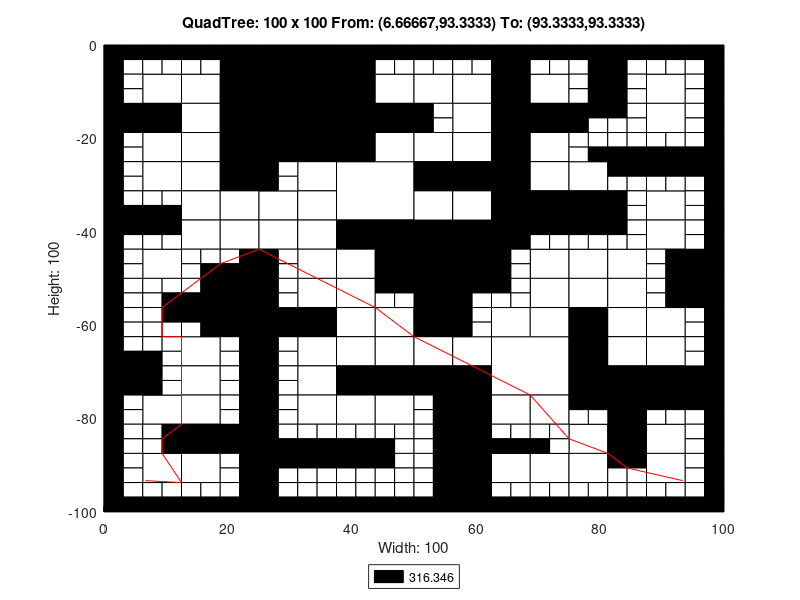

MATLAB code for this plot:
axis([0 100 -100 0]);
title('QuadTree: 100 x 100 From: (6.66667,93.3333) To: (93.3333,93.3333)');
xlabel('Width: 100');
ylabel('Height: 100');
rectangle('Position',[25 -12.5 12.5 12.5], 'FaceColor',[0 0 0]);
rectangle('Position',[25 -25 12.5 12.5], 'FaceColor',[0 0 0]);
rectangle('Position',[37.5 -37.5 12.5 12.5], 'FaceColor',[1 1 1]);
rectangle('Position',[50 -50 12.5 12.5], 'FaceColor',[0 0 0]);
rectangle('Position',[62.5 -75 12.5 12.5], 'FaceColor',[1 1 1]);
rectangle('Position',[6.25 -12.5 6.25 6.25], 'FaceColor',[1 1 1]);
rectangle('Position',[18.75 -6.25 6.25 6.25], 'FaceColor',[0 0 0]);
rectangle('Position',[12.5 -12.5 6.25 6.25], 'FaceColor',[1 1 1]);
rectangle('Position',[18.75 -12.5 6.25 6.25], 'FaceColor',[0 0 0]);
rectangle('Position',[0 -18.75 6.25 6.25], 'FaceColor',[0 0 0]);
rectangle('Position',[6.25 -18.75 6.25 6.25], 'FaceColor',[0 0 0]);
rectangle('Position',[6.25 -25 6.25 6.25], 'FaceColor',[1 1 1]);
rectangle('Position',[12.5 -18.75 6.25 6.25], 'FaceColor',[1 1 1]);
rectangle('Position',[18.75 -18.75 6.25 6.25], 'FaceColor',[0 0 0]);
rectangle('Position',[12.5 -25 6.25 6.25], 'FaceColor',[1 1 1]);
rectangle('Position',[18.75 -25 6.25 6.25], 'FaceColor',[0 0 0]);
rectangle('Position',[37.5 -6.25 6.25 6.25], 'FaceColor',[0 0 0]);
rectangle('Position',[37.5 -12.5 6.25 6.25], 'FaceColor',[0 0 0]);
rectangle('Position',[43.75 -12.5 6.25 6.25], 'FaceColor',[1 1 1]);
rectangle('Position',[37.5 -18.75 6.25 6.25], 'FaceColor',[0 0 0]);
rectangle('Position',[43.75 -18.75 6.25 6.25], 'FaceColor',[0 0 0]);
rectangle('Position',[37.5 -25 6.25 6.25], 'FaceColor',[0 0 0]);
rectangle('Position',[43.75 -25 6.25 6.25], 'FaceColor',[1 1 1]);
rectangle('Position',[6.25 -31.25 6.25 6.25], 'FaceColor',[1 1 1]);
rectangle('Position',[12.5 -31.25 6.25 6.25], 'FaceColor',[1 1 1]);
rectangle('Position',[18.75 -31.25 6.25 6.25], 'FaceColor',[0 0 0]);
rectangle('Position',[12.5 -37.5 6.25 6.25], 'FaceColor',[1 1 1]);
rectangle('Position',[18.75 -37.5 6.25 6.25], 'FaceColor',[1 1 1]);
rectangle('Position',[6.25 -50 6.25 6.25], 'FaceColor',[1 1 1]);
rectangle('Position',[12.5 -43.75 6.25 6.25], 'FaceColor',[1 1 1]);
rectangle('Position',[18.75 -43.75 6.25 6.25], 'FaceColor',[1 1 1]);
rectangle('Position',[31.25 -31.25 6.25 6.25], 'FaceColor',[1 1 1]);
rectangle('Position',[25 -37.5 6.25 6.25], 'FaceColor',[1 1 1]);
rectangle('Position',[31.25 -37.5 6.25 6.25], 'FaceColor',[1 1 1]);
rectangle('Position',[25 -43.75 6.25 6.25], 'FaceColor',[1 1 1]);
rectangle('Position',[31.25 -43.75 6.25 6.25], 'FaceColor',[1 1 1]);
rectangle('Position',[31.25 -50 6.25 6.25], 'FaceColor',[1 1 1]);
rectangle('Position',[37.5 -43.75 6.25 6.25], 'FaceColor',[0 0 0]);
rectangle('Position',[43.75 -43.75 6.25 6.25], 'FaceColor',[0 0 0]);
rectangle('Position',[37.5 -50 6.25 6.25], 'FaceColor',[1 1 1]);
rectangle('Position',[43.75 -50 6.25 6.25], 'FaceColor',[0 0 0]);
rectangle('Position',[50 -12.5 6.25 6.25], 'FaceColor',[1 1 1]);
rectangle('Position',[56.25 -12.5 6.25 6.25], 'FaceColor',[1 1 1]);
rectangle('Position',[62.5 -6.25 6.25 6.25], 'FaceColor',[0 0 0]);
rectangle('Position',[62.5 -12.5 6.25 6.25], 'FaceColor',[0 0 0]);
rectangle('Position',[68.75 -12.5 6.25 6.25], 'FaceColor',[1 1 1]);
rectangle('Position',[56.25 -18.75 6.25 6.25], 'FaceColor',[1 1 1]);
rectangle('Position',[50 -25 6.25 6.25], 'FaceColor',[1 1 1]);
rectangle('Position',[56.25 -25 6.25 6.25], 'FaceColor',[1 1 1]);
rectangle('Position',[62.5 -18.75 6.25 6.25], 'FaceColor',[0 0 0]);
rectangle('Position',[68.75 -18.75 6.25 6.25], 'FaceColor',[0 0 0]);
rectangle('Position',[62.5 -25 6.25 6.25], 'FaceColor',[0 0 0]);
rectangle('Position',[68.75 -25 6.25 6.25], 'FaceColor',[1 1 1]);
rectangle('Position',[87.5 -12.5 6.25 6.25], 'FaceColor',[1 1 1]);
rectangle('Position',[87.5 -18.75 6.25 6.25], 'FaceColor',[1 1 1]);
rectangle('Position',[50 -31.25 6.25 6.25], 'FaceColor',[0 0 0]);
rectangle('Position',[56.25 -31.25 6.25 6.25], 'FaceColor',[0 0 0]);
rectangle('Position',[50 -37.5 6.25 6.25], 'FaceColor',[1 1 1]);
rectangle('Position',[56.25 -37.5 6.25 6.25], 'FaceColor',[1 1 1]);
rectangle('Position',[62.5 -31.25 6.25 6.25], 'FaceColor',[0 0 0]);
rectangle('Position',[68.75 -31.25 6.25 6.25], 'FaceColor',[1 1 1]);
rectangle('Position',[62.5 -37.5 6.25 6.25], 'FaceColor',[0 0 0]);
rectangle('Position',[68.75 -37.5 6.25 6.25], 'FaceColor',[0 0 0]);
rectangle('Position',[62.5 -43.75 6.25 6.25], 'FaceColor',[0 0 0]);
rectangle('Position',[68.75 -50 6.25 6.25], 'FaceColor',[1 1 1]);
rectangle('Position',[75 -31.25 6.25 6.25], 'FaceColor',[1 1 1]);
rectangle('Position',[75 -37.5 6.25 6.25], 'FaceColor',[0 0 0]);
rectangle('Position',[87.5 -37.5 6.25 6.25], 'FaceColor',[1 1 1]);
rectangle('Position',[75 -50 6.25 6.25], 'FaceColor',[1 1 1]);
rectangle('Position',[81.25 -50 6.25 6.25], 'FaceColor',[1 1 1]);
rectangle('Position',[87.5 -43.75 6.25 6.25], 'FaceColor',[1 1 1]);
rectangle('Position',[93.75 -50 6.25 6.25], 'FaceColor',[0 0 0]);
rectangle('Position',[18.75 -56.25 6.25 6.25], 'FaceColor',[0 0 0]);
rectangle('Position',[18.75 -62.5 6.25 6.25], 'FaceColor',[0 0 0]);
rectangle('Position',[0 -75 6.25 6.25], 'FaceColor',[0 0 0]);
rectangle('Position',[12.5 -68.75 6.25 6.25], 'FaceColor',[1 1 1]);
rectangle('Position',[12.5 -75 6.25 6.25], 'FaceColor',[1 1 1]);
rectangle('Position',[31.25 -56.25 6.25 6.25], 'FaceColor',[1 1 1]);
rectangle('Position',[25 -62.5 6.25 6.25], 'FaceColor',[0 0 0]);
rectangle('Position',[31.25 -62.5 6.25 6.25], 'FaceColor',[0 0 0]);
rectangle('Position',[37.5 -56.25 6.25 6.25], 'FaceColor',[1 1 1]);
rectangle('Position',[37.5 -62.5 6.25 6.25], 'FaceColor',[1 1 1]);
rectangle('Position',[43.75 -62.5 6.25 6.25], 'FaceColor',[1 1 1]);
rectangle('Position',[31.25 -68.75 6.25 6.25], 'FaceColor',[1 1 1]);
rectangle('Position',[31.25 -75 6.25 6.25], 'FaceColor',[1 1 1]);
rectangle('Position',[37.5 -68.75 6.25 6.25], 'FaceColor',[1 1 1]);
rectangle('Position',[43.75 -68.75 6.25 6.25], 'FaceColor',[1 1 1]);
rectangle('Position',[37.5 -75 6.25 6.25], 'FaceColor',[0 0 0]);
rectangle('Position',[43.75 -75 6.25 6.25], 'FaceColor',[0 0 0]);
rectangle('Position',[6.25 -81.25 6.25 6.25], 'FaceColor',[1 1 1]);
rectangle('Position',[12.5 -81.25 6.25 6.25], 'FaceColor',[1 1 1]);
rectangle('Position',[12.5 -87.5 6.25 6.25], 'FaceColor',[0 0 0]);
rectangle('Position',[18.75 -87.5 6.25 6.25], 'FaceColor',[0 0 0]);
rectangle('Position',[6.25 -93.75 6.25 6.25], 'FaceColor',[1 1 1]);
rectangle('Position',[12.5 -93.75 6.25 6.25], 'FaceColor',[1 1 1]);
rectangle('Position',[31.25 -81.25 6.25 6.25], 'FaceColor',[1 1 1]);
rectangle('Position',[37.5 -81.25 6.25 6.25], 'FaceColor',[1 1 1]);
rectangle('Position',[43.75 -81.25 6.25 6.25], 'FaceColor',[1 1 1]);
rectangle('Position',[50 -56.25 6.25 6.25], 'FaceColor',[0 0 0]);
rectangle('Position',[50 -62.5 6.25 6.25], 'FaceColor',[0 0 0]);
rectangle('Position',[68.75 -56.25 6.25 6.25], 'FaceColor',[1 1 1]);
rectangle('Position',[62.5 -62.5 6.25 6.25], 'FaceColor',[1 1 1]);
rectangle('Position',[68.75 -62.5 6.25 6.25], 'FaceColor',[1 1 1]);
rectangle('Position',[50 -68.75 6.25 6.25], 'FaceColor',[1 1 1]);
rectangle('Position',[56.25 -68.75 6.25 6.25], 'FaceColor',[1 1 1]);
rectangle('Position',[50 -75 6.25 6.25], 'FaceColor',[0 0 0]);
rectangle('Position',[56.25 -75 6.25 6.25], 'FaceColor',[0 0 0]);
rectangle('Position',[75 -56.25 6.25 6.25], 'FaceColor',[1 1 1]);
rectangle('Position',[81.25 -56.25 6.25 6.25], 'FaceColor',[1 1 1]);
rectangle('Position',[75 -62.5 6.25 6.25], 'FaceColor',[0 0 0]);
rectangle('Position',[81.25 -62.5 6.25 6.25], 'FaceColor',[1 1 1]);
rectangle('Position',[93.75 -56.25 6.25 6.25], 'FaceColor',[0 0 0]);
rectangle('Position',[87.5 -62.5 6.25 6.25], 'FaceColor',[1 1 1]);
rectangle('Position',[75 -68.75 6.25 6.25], 'FaceColor',[0 0 0]);
rectangle('Position',[81.25 -68.75 6.25 6.25], 'FaceColor',[1 1 1]);
rectangle('Position',[75 -75 6.25 6.25], 'FaceColor',[0 0 0]);
rectangle('Position',[81.25 -75 6.25 6.25], 'FaceColor',[0 0 0]);
rectangle('Position',[87.5 -68.75 6.25 6.25], 'FaceColor',[1 1 1]);
rectangle('Position',[87.5 -75 6.25 6.25], 'FaceColor',[0 0 0]);
rectangle('Position',[93.75 -75 6.25 6.25], 'FaceColor',[0 0 0]);
rectangle('Position',[56.25 -81.25 6.25 6.25], 'FaceColor',[0 0 0]);
rectangle('Position',[56.25 -87.5 6.25 6.25], 'FaceColor',[0 0 0]);
rectangle('Position',[62.5 -81.25 6.25 6.25], 'FaceColor',[1 1 1]);
rectangle('Position',[68.75 -81.25 6.25 6.25], 'FaceColor',[1 1 1]);
rectangle('Position',[56.25 -93.75 6.25 6.25], 'FaceColor',[0 0 0]);
rectangle('Position',[56.25 -100 6.25 6.25], 'FaceColor',[0 0 0]);
rectangle('Position',[62.5 -93.75 6.25 6.25], 'FaceColor',[1 1 1]);
rectangle('Position',[68.75 -93.75 6.25 6.25], 'FaceColor',[1 1 1]);
rectangle('Position',[81.25 -81.25 6.25 6.25], 'FaceColor',[0 0 0]);
rectangle('Position',[75 -87.5 6.25 6.25], 'FaceColor',[1 1 1]);
rectangle('Position',[81.25 -87.5 6.25 6.25], 'FaceColor',[0 0 0]);
rectangle('Position',[87.5 -87.5 6.25 6.25], 'FaceColor',[1 1 1]);
rectangle('Position',[75 -93.75 6.25 6.25], 'FaceColor',[1 1 1]);
rectangle('Position',[87.5 -93.75 6.25 6.25], 'FaceColor',[1 1 1]);
rectangle('Position',[0 -3.125 3.125 3.125], 'FaceColor',[0 0 0]);
rectangle('Position',[3.125 -3.125 3.125 3.125], 'FaceColor',[0 0 0]);
rectangle('Position',[0 -6.25 3.125 3.125], 'FaceColor',[0 0 0]);
rectangle('Position',[3.125 -6.25 3.125 3.125], 'FaceColor',[1 1 1]);
rectangle('Position',[6.25 -3.125 3.125 3.125], 'FaceColor',[0 0 0]);
rectangle('Position',[9.375 -3.125 3.125 3.125], 'FaceColor',[0 0 0]);
rectangle('Position',[6.25 -6.25 3.125 3.125], 'FaceColor',[1 1 1]);
rectangle('Position',[9.375 -6.25 3.125 3.125], 'FaceColor',[1 1 1]);
rectangle('Position',[0 -9.375 3.125 3.125], 'FaceColor',[0 0 0]);
rectangle('Position',[3.125 -9.375 3.125 3.125], 'FaceColor',[1 1 1]);
rectangle('Position',[0 -12.5 3.125 3.125], 'FaceColor',[0 0 0]);
rectangle('Position',[3.125 -12.5 3.125 3.125], 'FaceColor',[1 1 1]);
rectangle('Position',[12.5 -3.125 3.125 3.125], 'FaceColor',[0 0 0]);
rectangle('Position',[15.625 -3.125 3.125 3.125], 'FaceColor',[0 0 0]);
rectangle('Position',[12.5 -6.25 3.125 3.125], 'FaceColor',[1 1 1]);
rectangle('Position',[15.625 -6.25 3.125 3.125], 'FaceColor',[1 1 1]);
rectangle('Position',[0 -21.875 3.125 3.125], 'FaceColor',[0 0 0]);
rectangle('Position',[3.125 -21.875 3.125 3.125], 'FaceColor',[1 1 1]);
rectangle('Position',[0 -25 3.125 3.125], 'FaceColor',[0 0 0]);
rectangle('Position',[3.125 -25 3.125 3.125], 'FaceColor',[1 1 1]);
rectangle('Position',[43.75 -3.125 3.125 3.125], 'FaceColor',[0 0 0]);
rectangle('Position',[46.875 -3.125 3.125 3.125], 'FaceColor',[0 0 0]);
rectangle('Position',[43.75 -6.25 3.125 3.125], 'FaceColor',[1 1 1]);
rectangle('Position',[46.875 -6.25 3.125 3.125], 'FaceColor',[1 1 1]);
rectangle('Position',[0 -28.125 3.125 3.125], 'FaceColor',[0 0 0]);
rectangle('Position',[3.125 -28.125 3.125 3.125], 'FaceColor',[1 1 1]);
rectangle('Position',[0 -31.25 3.125 3.125], 'FaceColor',[0 0 0]);
rectangle('Position',[3.125 -31.25 3.125 3.125], 'FaceColor',[1 1 1]);
rectangle('Position',[0 -34.375 3.125 3.125], 'FaceColor',[0 0 0]);
rectangle('Position',[3.125 -34.375 3.125 3.125], 'FaceColor',[1 1 1]);
rectangle('Position',[0 -37.5 3.125 3.125], 'FaceColor',[0 0 0]);
rectangle('Position',[3.125 -37.5 3.125 3.125], 'FaceColor',[0 0 0]);
rectangle('Position',[6.25 -34.375 3.125 3.125], 'FaceColor',[1 1 1]);
rectangle('Position',[9.375 -34.375 3.125 3.125], 'FaceColor',[1 1 1]);
rectangle('Position',[6.25 -37.5 3.125 3.125], 'FaceColor',[0 0 0]);
rectangle('Position',[9.375 -37.5 3.125 3.125], 'FaceColor',[0 0 0]);
rectangle('Position',[0 -40.625 3.125 3.125], 'FaceColor',[0 0 0]);
rectangle('Position',[3.125 -40.625 3.125 3.125], 'FaceColor',[0 0 0]);
rectangle('Position',[0 -43.75 3.125 3.125], 'FaceColor',[0 0 0]);
rectangle('Position',[3.125 -43.75 3.125 3.125], 'FaceColor',[1 1 1]);
rectangle('Position',[6.25 -40.625 3.125 3.125], 'FaceColor',[0 0 0]);
rectangle('Position',[9.375 -40.625 3.125 3.125], 'FaceColor',[0 0 0]);
rectangle('Position',[6.25 -43.75 3.125 3.125], 'FaceColor',[1 1 1]);
rectangle('Position',[9.375 -43.75 3.125 3.125], 'FaceColor',[1 1 1]);
rectangle('Position',[0 -46.875 3.125 3.125], 'FaceColor',[0 0 0]);
rectangle('Position',[3.125 -46.875 3.125 3.125], 'FaceColor',[1 1 1]);
rectangle('Position',[0 -50 3.125 3.125], 'FaceColor',[0 0 0]);
rectangle('Position',[3.125 -50 3.125 3.125], 'FaceColor',[1 1 1]);
rectangle('Position',[12.5 -46.875 3.125 3.125], 'FaceColor',[1 1 1]);
rectangle('Position',[15.625 -46.875 3.125 3.125], 'FaceColor',[1 1 1]);
rectangle('Position',[12.5 -50 3.125 3.125], 'FaceColor',[1 1 1]);
rectangle('Position',[15.625 -50 3.125 3.125], 'FaceColor',[0 0 0]);
rectangle('Position',[18.75 -46.875 3.125 3.125], 'FaceColor',[1 1 1]);
rectangle('Position',[21.875 -46.875 3.125 3.125], 'FaceColor',[0 0 0]);
rectangle('Position',[18.75 -50 3.125 3.125], 'FaceColor',[0 0 0]);
rectangle('Position',[21.875 -50 3.125 3.125], 'FaceColor',[0 0 0]);
rectangle('Position',[25 -28.125 3.125 3.125], 'FaceColor',[0 0 0]);
rectangle('Position',[28.125 -28.125 3.125 3.125], 'FaceColor',[1 1 1]);
rectangle('Position',[25 -31.25 3.125 3.125], 'FaceColor',[0 0 0]);
rectangle('Position',[28.125 -31.25 3.125 3.125], 'FaceColor',[1 1 1]);
rectangle('Position',[25 -46.875 3.125 3.125], 'FaceColor',[0 0 0]);
rectangle('Position',[28.125 -46.875 3.125 3.125], 'FaceColor',[1 1 1]);
rectangle('Position',[25 -50 3.125 3.125], 'FaceColor',[0 0 0]);
rectangle('Position',[28.125 -50 3.125 3.125], 'FaceColor',[1 1 1]);
rectangle('Position',[50 -3.125 3.125 3.125], 'FaceColor',[0 0 0]);
rectangle('Position',[53.125 -3.125 3.125 3.125], 'FaceColor',[0 0 0]);
rectangle('Position',[50 -6.25 3.125 3.125], 'FaceColor',[1 1 1]);
rectangle('Position',[53.125 -6.25 3.125 3.125], 'FaceColor',[1 1 1]);
rectangle('Position',[56.25 -3.125 3.125 3.125], 'FaceColor',[0 0 0]);
rectangle('Position',[59.375 -3.125 3.125 3.125], 'FaceColor',[0 0 0]);
rectangle('Position',[56.25 -6.25 3.125 3.125], 'FaceColor',[1 1 1]);
rectangle('Position',[59.375 -6.25 3.125 3.125], 'FaceColor',[1 1 1]);
rectangle('Position',[68.75 -3.125 3.125 3.125], 'FaceColor',[0 0 0]);
rectangle('Position',[71.875 -3.125 3.125 3.125], 'FaceColor',[0 0 0]);
rectangle('Position',[68.75 -6.25 3.125 3.125], 'FaceColor',[1 1 1]);
rectangle('Position',[71.875 -6.25 3.125 3.125], 'FaceColor',[1 1 1]);
rectangle('Position',[50 -15.625 3.125 3.125], 'FaceColor',[0 0 0]);
rectangle('Position',[53.125 -15.625 3.125 3.125], 'FaceColor',[1 1 1]);
rectangle('Position',[50 -18.75 3.125 3.125], 'FaceColor',[0 0 0]);
rectangle('Position',[53.125 -18.75 3.125 3.125], 'FaceColor',[1 1 1]);
rectangle('Position',[75 -3.125 3.125 3.125], 'FaceColor',[0 0 0]);
rectangle('Position',[78.125 -3.125 3.125 3.125], 'FaceColor',[0 0 0]);
rectangle('Position',[75 -6.25 3.125 3.125], 'FaceColor',[1 1 1]);
rectangle('Position',[78.125 -6.25 3.125 3.125], 'FaceColor',[0 0 0]);
rectangle('Position',[81.25 -3.125 3.125 3.125], 'FaceColor',[0 0 0]);
rectangle('Position',[84.375 -3.125 3.125 3.125], 'FaceColor',[0 0 0]);
rectangle('Position',[81.25 -6.25 3.125 3.125], 'FaceColor',[0 0 0]);
rectangle('Position',[84.375 -6.25 3.125 3.125], 'FaceColor',[1 1 1]);
rectangle('Position',[75 -9.375 3.125 3.125], 'FaceColor',[1 1 1]);
rectangle('Position',[78.125 -9.375 3.125 3.125], 'FaceColor',[0 0 0]);
rectangle('Position',[75 -12.5 3.125 3.125], 'FaceColor',[1 1 1]);
rectangle('Position',[78.125 -12.5 3.125 3.125], 'FaceColor',[0 0 0]);
rectangle('Position',[81.25 -9.375 3.125 3.125], 'FaceColor',[0 0 0]);
rectangle('Position',[84.375 -9.375 3.125 3.125], 'FaceColor',[1 1 1]);
rectangle('Position',[81.25 -12.5 3.125 3.125], 'FaceColor',[0 0 0]);
rectangle('Position',[84.375 -12.5 3.125 3.125], 'FaceColor',[1 1 1]);
rectangle('Position',[87.5 -3.125 3.125 3.125], 'FaceColor',[0 0 0]);
rectangle('Position',[90.625 -3.125 3.125 3.125], 'FaceColor',[0 0 0]);
rectangle('Position',[87.5 -6.25 3.125 3.125], 'FaceColor',[1 1 1]);
rectangle('Position',[90.625 -6.25 3.125 3.125], 'FaceColor',[1 1 1]);
rectangle('Position',[93.75 -3.125 3.125 3.125], 'FaceColor',[0 0 0]);
rectangle('Position',[96.875 -3.125 3.125 3.125], 'FaceColor',[0 0 0]);
rectangle('Position',[93.75 -6.25 3.125 3.125], 'FaceColor',[1 1 1]);
rectangle('Position',[96.875 -6.25 3.125 3.125], 'FaceColor',[0 0 0]);
rectangle('Position',[93.75 -9.375 3.125 3.125], 'FaceColor',[1 1 1]);
rectangle('Position',[96.875 -9.375 3.125 3.125], 'FaceColor',[0 0 0]);
rectangle('Position',[93.75 -12.5 3.125 3.125], 'FaceColor',[1 1 1]);
rectangle('Position',[96.875 -12.5 3.125 3.125], 'FaceColor',[0 0 0]);
rectangle('Position',[75 -15.625 3.125 3.125], 'FaceColor',[0 0 0]);
rectangle('Position',[78.125 -15.625 3.125 3.125], 'FaceColor',[0 0 0]);
rectangle('Position',[75 -18.75 3.125 3.125], 'FaceColor',[0 0 0]);
rectangle('Position',[78.125 -18.75 3.125 3.125], 'FaceColor',[1 1 1]);
rectangle('Position',[81.25 -15.625 3.125 3.125], 'FaceColor',[0 0 0]);
rectangle('Position',[84.375 -15.625 3.125 3.125], 'FaceColor',[1 1 1]);
rectangle('Position',[81.25 -18.75 3.125 3.125], 'FaceColor',[1 1 1]);
rectangle('Position',[84.375 -18.75 3.125 3.125], 'FaceColor',[1 1 1]);
rectangle('Position',[75 -21.875 3.125 3.125], 'FaceColor',[1 1 1]);
rectangle('Position',[78.125 -21.875 3.125 3.125], 'FaceColor',[1 1 1]);
rectangle('Position',[75 -25 3.125 3.125], 'FaceColor',[1 1 1]);
rectangle('Position',[78.125 -25 3.125 3.125], 'FaceColor',[0 0 0]);
rectangle('Position',[81.25 -21.875 3.125 3.125], 'FaceColor',[1 1 1]);
rectangle('Position',[84.375 -21.875 3.125 3.125], 'FaceColor',[1 1 1]);
rectangle('Position',[81.25 -25 3.125 3.125], 'FaceColor',[0 0 0]);
rectangle('Position',[84.375 -25 3.125 3.125], 'FaceColor',[0 0 0]);
rectangle('Position',[93.75 -15.625 3.125 3.125], 'FaceColor',[1 1 1]);
rectangle('Position',[96.875 -15.625 3.125 3.125], 'FaceColor',[0 0 0]);
rectangle('Position',[93.75 -18.75 3.125 3.125], 'FaceColor',[1 1 1]);
rectangle('Position',[96.875 -18.75 3.125 3.125], 'FaceColor',[0 0 0]);
rectangle('Position',[87.5 -21.875 3.125 3.125], 'FaceColor',[1 1 1]);
rectangle('Position',[90.625 -21.875 3.125 3.125], 'FaceColor',[1 1 1]);
rectangle('Position',[87.5 -25 3.125 3.125], 'FaceColor',[0 0 0]);
rectangle('Position',[90.625 -25 3.125 3.125], 'FaceColor',[0 0 0]);
rectangle('Position',[93.75 -21.875 3.125 3.125], 'FaceColor',[1 1 1]);
rectangle('Position',[96.875 -21.875 3.125 3.125], 'FaceColor',[0 0 0]);
rectangle('Position',[93.75 -25 3.125 3.125], 'FaceColor',[0 0 0]);
rectangle('Position',[96.875 -25 3.125 3.125], 'FaceColor',[0 0 0]);
rectangle('Position',[68.75 -40.625 3.125 3.125], 'FaceColor',[0 0 0]);
rectangle('Position',[71.875 -40.625 3.125 3.125], 'FaceColor',[0 0 0]);
rectangle('Position',[68.75 -43.75 3.125 3.125], 'FaceColor',[1 1 1]);
rectangle('Position',[71.875 -43.75 3.125 3.125], 'FaceColor',[1 1 1]);
rectangle('Position',[62.5 -46.875 3.125 3.125], 'FaceColor',[0 0 0]);
rectangle('Position',[65.625 -46.875 3.125 3.125], 'FaceColor',[1 1 1]);
rectangle('Position',[62.5 -50 3.125 3.125], 'FaceColor',[0 0 0]);
rectangle('Position',[65.625 -50 3.125 3.125], 'FaceColor',[1 1 1]);
rectangle('Position',[81.25 -28.125 3.125 3.125], 'FaceColor',[0 0 0]);
rectangle('Position',[84.375 -28.125 3.125 3.125], 'FaceColor',[0 0 0]);
rectangle('Position',[81.25 -31.25 3.125 3.125], 'FaceColor',[1 1 1]);
rectangle('Position',[84.375 -31.25 3.125 3.125], 'FaceColor',[1 1 1]);
rectangle('Position',[81.25 -34.375 3.125 3.125], 'FaceColor',[0 0 0]);
rectangle('Position',[84.375 -34.375 3.125 3.125], 'FaceColor',[1 1 1]);
rectangle('Position',[81.25 -37.5 3.125 3.125], 'FaceColor',[0 0 0]);
rectangle('Position',[84.375 -37.5 3.125 3.125], 'FaceColor',[1 1 1]);
rectangle('Position',[87.5 -28.125 3.125 3.125], 'FaceColor',[0 0 0]);
rectangle('Position',[90.625 -28.125 3.125 3.125], 'FaceColor',[0 0 0]);
rectangle('Position',[87.5 -31.25 3.125 3.125], 'FaceColor',[1 1 1]);
rectangle('Position',[90.625 -31.25 3.125 3.125], 'FaceColor',[1 1 1]);
rectangle('Position',[93.75 -28.125 3.125 3.125], 'FaceColor',[0 0 0]);
rectangle('Position',[96.875 -28.125 3.125 3.125], 'FaceColor',[0 0 0]);
rectangle('Position',[93.75 -31.25 3.125 3.125], 'FaceColor',[1 1 1]);
rectangle('Position',[96.875 -31.25 3.125 3.125], 'FaceColor',[0 0 0]);
rectangle('Position',[93.75 -34.375 3.125 3.125], 'FaceColor',[1 1 1]);
rectangle('Position',[96.875 -34.375 3.125 3.125], 'FaceColor',[0 0 0]);
rectangle('Position',[93.75 -37.5 3.125 3.125], 'FaceColor',[1 1 1]);
rectangle('Position',[96.875 -37.5 3.125 3.125], 'FaceColor',[0 0 0]);
rectangle('Position',[75 -40.625 3.125 3.125], 'FaceColor',[0 0 0]);
rectangle('Position',[78.125 -40.625 3.125 3.125], 'FaceColor',[0 0 0]);
rectangle('Position',[75 -43.75 3.125 3.125], 'FaceColor',[1 1 1]);
rectangle('Position',[78.125 -43.75 3.125 3.125], 'FaceColor',[1 1 1]);
rectangle('Position',[81.25 -40.625 3.125 3.125], 'FaceColor',[0 0 0]);
rectangle('Position',[84.375 -40.625 3.125 3.125], 'FaceColor',[1 1 1]);
rectangle('Position',[81.25 -43.75 3.125 3.125], 'FaceColor',[1 1 1]);
rectangle('Position',[84.375 -43.75 3.125 3.125], 'FaceColor',[1 1 1]);
rectangle('Position',[93.75 -40.625 3.125 3.125], 'FaceColor',[1 1 1]);
rectangle('Position',[96.875 -40.625 3.125 3.125], 'FaceColor',[0 0 0]);
rectangle('Position',[93.75 -43.75 3.125 3.125], 'FaceColor',[1 1 1]);
rectangle('Position',[96.875 -43.75 3.125 3.125], 'FaceColor',[0 0 0]);
rectangle('Position',[87.5 -46.875 3.125 3.125], 'FaceColor',[1 1 1]);
rectangle('Position',[90.625 -46.875 3.125 3.125], 'FaceColor',[0 0 0]);
rectangle('Position',[87.5 -50 3.125 3.125], 'FaceColor',[1 1 1]);
rectangle('Position',[90.625 -50 3.125 3.125], 'FaceColor',[0 0 0]);
rectangle('Position',[0 -53.125 3.125 3.125], 'FaceColor',[0 0 0]);
rectangle('Position',[3.125 -53.125 3.125 3.125], 'FaceColor',[1 1 1]);
rectangle('Position',[0 -56.25 3.125 3.125], 'FaceColor',[0 0 0]);
rectangle('Position',[3.125 -56.25 3.125 3.125], 'FaceColor',[1 1 1]);
rectangle('Position',[6.25 -53.125 3.125 3.125], 'FaceColor',[1 1 1]);
rectangle('Position',[9.375 -53.125 3.125 3.125], 'FaceColor',[1 1 1]);
rectangle('Position',[6.25 -56.25 3.125 3.125], 'FaceColor',[1 1 1]);
rectangle('Position',[9.375 -56.25 3.125 3.125], 'FaceColor',[0 0 0]);
rectangle('Position',[0 -59.375 3.125 3.125], 'FaceColor',[0 0 0]);
rectangle('Position',[3.125 -59.375 3.125 3.125], 'FaceColor',[1 1 1]);
rectangle('Position',[0 -62.5 3.125 3.125], 'FaceColor',[0 0 0]);
rectangle('Position',[3.125 -62.5 3.125 3.125], 'FaceColor',[1 1 1]);
rectangle('Position',[6.25 -59.375 3.125 3.125], 'FaceColor',[1 1 1]);
rectangle('Position',[9.375 -59.375 3.125 3.125], 'FaceColor',[0 0 0]);
rectangle('Position',[6.25 -62.5 3.125 3.125], 'FaceColor',[1 1 1]);
rectangle('Position',[9.375 -62.5 3.125 3.125], 'FaceColor',[1 1 1]);
rectangle('Position',[12.5 -53.125 3.125 3.125], 'FaceColor',[1 1 1]);
rectangle('Position',[15.625 -53.125 3.125 3.125], 'FaceColor',[0 0 0]);
rectangle('Position',[12.5 -56.25 3.125 3.125], 'FaceColor',[0 0 0]);
rectangle('Position',[15.625 -56.25 3.125 3.125], 'FaceColor',[0 0 0]);
rectangle('Position',[12.5 -59.375 3.125 3.125], 'FaceColor',[0 0 0]);
rectangle('Position',[15.625 -59.375 3.125 3.125], 'FaceColor',[0 0 0]);
rectangle('Position',[12.5 -62.5 3.125 3.125], 'FaceColor',[1 1 1]);
rectangle('Position',[15.625 -62.5 3.125 3.125], 'FaceColor',[0 0 0]);
rectangle('Position',[0 -65.625 3.125 3.125], 'FaceColor',[0 0 0]);
rectangle('Position',[3.125 -65.625 3.125 3.125], 'FaceColor',[1 1 1]);
rectangle('Position',[0 -68.75 3.125 3.125], 'FaceColor',[0 0 0]);
rectangle('Position',[3.125 -68.75 3.125 3.125], 'FaceColor',[0 0 0]);
rectangle('Position',[6.25 -65.625 3.125 3.125], 'FaceColor',[1 1 1]);
rectangle('Position',[9.375 -65.625 3.125 3.125], 'FaceColor',[1 1 1]);
rectangle('Position',[6.25 -68.75 3.125 3.125], 'FaceColor',[0 0 0]);
rectangle('Position',[9.375 -68.75 3.125 3.125], 'FaceColor',[1 1 1]);
rectangle('Position',[6.25 -71.875 3.125 3.125], 'FaceColor',[0 0 0]);
rectangle('Position',[9.375 -71.875 3.125 3.125], 'FaceColor',[1 1 1]);
rectangle('Position',[6.25 -75 3.125 3.125], 'FaceColor',[0 0 0]);
rectangle('Position',[9.375 -75 3.125 3.125], 'FaceColor',[1 1 1]);
rectangle('Position',[18.75 -65.625 3.125 3.125], 'FaceColor',[1 1 1]);
rectangle('Position',[21.875 -65.625 3.125 3.125], 'FaceColor',[0 0 0]);
rectangle('Position',[18.75 -68.75 3.125 3.125], 'FaceColor',[1 1 1]);
rectangle('Position',[21.875 -68.75 3.125 3.125], 'FaceColor',[0 0 0]);
rectangle('Position',[18.75 -71.875 3.125 3.125], 'FaceColor',[1 1 1]);
rectangle('Position',[21.875 -71.875 3.125 3.125], 'FaceColor',[0 0 0]);
rectangle('Position',[18.75 -75 3.125 3.125], 'FaceColor',[1 1 1]);
rectangle('Position',[21.875 -75 3.125 3.125], 'FaceColor',[0 0 0]);
rectangle('Position',[25 -53.125 3.125 3.125], 'FaceColor',[0 0 0]);
rectangle('Position',[28.125 -53.125 3.125 3.125], 'FaceColor',[1 1 1]);
rectangle('Position',[25 -56.25 3.125 3.125], 'FaceColor',[0 0 0]);
rectangle('Position',[28.125 -56.25 3.125 3.125], 'FaceColor',[1 1 1]);
rectangle('Position',[43.75 -53.125 3.125 3.125], 'FaceColor',[0 0 0]);
rectangle('Position',[46.875 -53.125 3.125 3.125], 'FaceColor',[0 0 0]);
rectangle('Position',[43.75 -56.25 3.125 3.125], 'FaceColor',[1 1 1]);
rectangle('Position',[46.875 -56.25 3.125 3.125], 'FaceColor',[1 1 1]);
rectangle('Position',[25 -65.625 3.125 3.125], 'FaceColor',[0 0 0]);
rectangle('Position',[28.125 -65.625 3.125 3.125], 'FaceColor',[1 1 1]);
rectangle('Position',[25 -68.75 3.125 3.125], 'FaceColor',[0 0 0]);
rectangle('Position',[28.125 -68.75 3.125 3.125], 'FaceColor',[1 1 1]);
rectangle('Position',[25 -71.875 3.125 3.125], 'FaceColor',[0 0 0]);
rectangle('Position',[28.125 -71.875 3.125 3.125], 'FaceColor',[1 1 1]);
rectangle('Position',[25 -75 3.125 3.125], 'FaceColor',[0 0 0]);
rectangle('Position',[28.125 -75 3.125 3.125], 'FaceColor',[1 1 1]);
rectangle('Position',[0 -78.125 3.125 3.125], 'FaceColor',[0 0 0]);
rectangle('Position',[3.125 -78.125 3.125 3.125], 'FaceColor',[1 1 1]);
rectangle('Position',[0 -81.25 3.125 3.125], 'FaceColor',[0 0 0]);
rectangle('Position',[3.125 -81.25 3.125 3.125], 'FaceColor',[1 1 1]);
rectangle('Position',[0 -84.375 3.125 3.125], 'FaceColor',[0 0 0]);
rectangle('Position',[3.125 -84.375 3.125 3.125], 'FaceColor',[1 1 1]);
rectangle('Position',[0 -87.5 3.125 3.125], 'FaceColor',[0 0 0]);
rectangle('Position',[3.125 -87.5 3.125 3.125], 'FaceColor',[1 1 1]);
rectangle('Position',[6.25 -84.375 3.125 3.125], 'FaceColor',[1 1 1]);
rectangle('Position',[9.375 -84.375 3.125 3.125], 'FaceColor',[0 0 0]);
rectangle('Position',[6.25 -87.5 3.125 3.125], 'FaceColor',[1 1 1]);
rectangle('Position',[9.375 -87.5 3.125 3.125], 'FaceColor',[0 0 0]);
rectangle('Position',[18.75 -78.125 3.125 3.125], 'FaceColor',[1 1 1]);
rectangle('Position',[21.875 -78.125 3.125 3.125], 'FaceColor',[0 0 0]);
rectangle('Position',[18.75 -81.25 3.125 3.125], 'FaceColor',[1 1 1]);
rectangle('Position',[21.875 -81.25 3.125 3.125], 'FaceColor',[0 0 0]);
rectangle('Position',[0 -90.625 3.125 3.125], 'FaceColor',[0 0 0]);
rectangle('Position',[3.125 -90.625 3.125 3.125], 'FaceColor',[1 1 1]);
rectangle('Position',[0 -93.75 3.125 3.125], 'FaceColor',[0 0 0]);
rectangle('Position',[3.125 -93.75 3.125 3.125], 'FaceColor',[1 1 1]);
rectangle('Position',[0 -96.875 3.125 3.125], 'FaceColor',[0 0 0]);
rectangle('Position',[3.125 -96.875 3.125 3.125], 'FaceColor',[1 1 1]);
rectangle('Position',[0 -100 3.125 3.125], 'FaceColor',[0 0 0]);
rectangle('Position',[3.125 -100 3.125 3.125], 'FaceColor',[0 0 0]);
rectangle('Position',[6.25 -96.875 3.125 3.125], 'FaceColor',[1 1 1]);
rectangle('Position',[9.375 -96.875 3.125 3.125], 'FaceColor',[1 1 1]);
rectangle('Position',[6.25 -100 3.125 3.125], 'FaceColor',[0 0 0]);
rectangle('Position',[9.375 -100 3.125 3.125], 'FaceColor',[0 0 0]);
rectangle('Position',[18.75 -90.625 3.125 3.125], 'FaceColor',[1 1 1]);
rectangle('Position',[21.875 -90.625 3.125 3.125], 'FaceColor',[0 0 0]);
rectangle('Position',[18.75 -93.75 3.125 3.125], 'FaceColor',[1 1 1]);
rectangle('Position',[21.875 -93.75 3.125 3.125], 'FaceColor',[0 0 0]);
rectangle('Position',[12.5 -96.875 3.125 3.125], 'FaceColor',[1 1 1]);
rectangle('Position',[15.625 -96.875 3.125 3.125], 'FaceColor',[1 1 1]);
rectangle('Position',[12.5 -100 3.125 3.125], 'FaceColor',[0 0 0]);
rectangle('Position',[15.625 -100 3.125 3.125], 'FaceColor',[0 0 0]);
rectangle('Position',[18.75 -96.875 3.125 3.125], 'FaceColor',[1 1 1]);
rectangle('Position',[21.875 -96.875 3.125 3.125], 'FaceColor',[0 0 0]);
rectangle('Position',[18.75 -100 3.125 3.125], 'FaceColor',[0 0 0]);
rectangle('Position',[21.875 -100 3.125 3.125], 'FaceColor',[0 0 0]);
rectangle('Position',[25 -78.125 3.125 3.125], 'FaceColor',[0 0 0]);
rectangle('Position',[28.125 -78.125 3.125 3.125], 'FaceColor',[1 1 1]);
rectangle('Position',[25 -81.25 3.125 3.125], 'FaceColor',[0 0 0]);
rectangle('Position',[28.125 -81.25 3.125 3.125], 'FaceColor',[1 1 1]);
rectangle('Position',[25 -84.375 3.125 3.125], 'FaceColor',[0 0 0]);
rectangle('Position',[28.125 -84.375 3.125 3.125], 'FaceColor',[1 1 1]);
rectangle('Position',[25 -87.5 3.125 3.125], 'FaceColor',[0 0 0]);
rectangle('Position',[28.125 -87.5 3.125 3.125], 'FaceColor',[0 0 0]);
rectangle('Position',[31.25 -84.375 3.125 3.125], 'FaceColor',[1 1 1]);
rectangle('Position',[34.375 -84.375 3.125 3.125], 'FaceColor',[1 1 1]);
rectangle('Position',[31.25 -87.5 3.125 3.125], 'FaceColor',[0 0 0]);
rectangle('Position',[34.375 -87.5 3.125 3.125], 'FaceColor',[0 0 0]);
rectangle('Position',[37.5 -84.375 3.125 3.125], 'FaceColor',[1 1 1]);
rectangle('Position',[40.625 -84.375 3.125 3.125], 'FaceColor',[1 1 1]);
rectangle('Position',[37.5 -87.5 3.125 3.125], 'FaceColor',[0 0 0]);
rectangle('Position',[40.625 -87.5 3.125 3.125], 'FaceColor',[0 0 0]);
rectangle('Position',[43.75 -84.375 3.125 3.125], 'FaceColor',[1 1 1]);
rectangle('Position',[46.875 -84.375 3.125 3.125], 'FaceColor',[1 1 1]);
rectangle('Position',[43.75 -87.5 3.125 3.125], 'FaceColor',[0 0 0]);
rectangle('Position',[46.875 -87.5 3.125 3.125], 'FaceColor',[1 1 1]);
rectangle('Position',[25 -90.625 3.125 3.125], 'FaceColor',[0 0 0]);
rectangle('Position',[28.125 -90.625 3.125 3.125], 'FaceColor',[0 0 0]);
rectangle('Position',[25 -93.75 3.125 3.125], 'FaceColor',[0 0 0]);
rectangle('Position',[28.125 -93.75 3.125 3.125], 'FaceColor',[1 1 1]);
rectangle('Position',[31.25 -90.625 3.125 3.125], 'FaceColor',[0 0 0]);
rectangle('Position',[34.375 -90.625 3.125 3.125], 'FaceColor',[0 0 0]);
rectangle('Position',[31.25 -93.75 3.125 3.125], 'FaceColor',[1 1 1]);
rectangle('Position',[34.375 -93.75 3.125 3.125], 'FaceColor',[1 1 1]);
rectangle('Position',[25 -96.875 3.125 3.125], 'FaceColor',[0 0 0]);
rectangle('Position',[28.125 -96.875 3.125 3.125], 'FaceColor',[1 1 1]);
rectangle('Position',[25 -100 3.125 3.125], 'FaceColor',[0 0 0]);
rectangle('Position',[28.125 -100 3.125 3.125], 'FaceColor',[0 0 0]);
rectangle('Position',[31.25 -96.875 3.125 3.125], 'FaceColor',[1 1 1]);
rectangle('Position',[34.375 -96.875 3.125 3.125], 'FaceColor',[1 1 1]);
rectangle('Position',[31.25 -100 3.125 3.125], 'FaceColor',[0 0 0]);
rectangle('Position',[34.375 -100 3.125 3.125], 'FaceColor',[0 0 0]);
rectangle('Position',[37.5 -90.625 3.125 3.125], 'FaceColor',[0 0 0]);
rectangle('Position',[40.625 -90.625 3.125 3.125], 'FaceColor',[0 0 0]);
rectangle('Position',[37.5 -93.75 3.125 3.125], 'FaceColor',[1 1 1]);
rectangle('Position',[40.625 -93.75 3.125 3.125], 'FaceColor',[1 1 1]);
rectangle('Position',[43.75 -90.625 3.125 3.125], 'FaceColor',[0 0 0]);
rectangle('Position',[46.875 -90.625 3.125 3.125], 'FaceColor',[1 1 1]);
rectangle('Position',[43.75 -93.75 3.125 3.125], 'FaceColor',[1 1 1]);
rectangle('Position',[46.875 -93.75 3.125 3.125], 'FaceColor',[1 1 1]);
rectangle('Position',[37.5 -96.875 3.125 3.125], 'FaceColor',[1 1 1]);
rectangle('Position',[40.625 -96.875 3.125 3.125], 'FaceColor',[1 1 1]);
rectangle('Position',[37.5 -100 3.125 3.125], 'FaceColor',[0 0 0]);
rectangle('Position',[40.625 -100 3.125 3.125], 'FaceColor',[0 0 0]);
rectangle('Position',[43.75 -96.875 3.125 3.125], 'FaceColor',[1 1 1]);
rectangle('Position',[46.875 -96.875 3.125 3.125], 'FaceColor',[1 1 1]);
rectangle('Position',[43.75 -100 3.125 3.125], 'FaceColor',[0 0 0]);
rectangle('Position',[46.875 -100 3.125 3.125], 'FaceColor',[0 0 0]);
rectangle('Position',[56.25 -53.125 3.125 3.125], 'FaceColor',[0 0 0]);
rectangle('Position',[59.375 -53.125 3.125 3.125], 'FaceColor',[0 0 0]);
rectangle('Position',[56.25 -56.25 3.125 3.125], 'FaceColor',[0 0 0]);
rectangle('Position',[59.375 -56.25 3.125 3.125], 'FaceColor',[1 1 1]);
rectangle('Position',[56.25 -59.375 3.125 3.125], 'FaceColor',[0 0 0]);
rectangle('Position',[59.375 -59.375 3.125 3.125], 'FaceColor',[1 1 1]);
rectangle('Position',[56.25 -62.5 3.125 3.125], 'FaceColor',[0 0 0]);
rectangle('Position',[59.375 -62.5 3.125 3.125], 'FaceColor',[1 1 1]);
rectangle('Position',[62.5 -53.125 3.125 3.125], 'FaceColor',[0 0 0]);
rectangle('Position',[65.625 -53.125 3.125 3.125], 'FaceColor',[1 1 1]);
rectangle('Position',[62.5 -56.25 3.125 3.125], 'FaceColor',[1 1 1]);
rectangle('Position',[65.625 -56.25 3.125 3.125], 'FaceColor',[1 1 1]);
rectangle('Position',[87.5 -53.125 3.125 3.125], 'FaceColor',[1 1 1]);
rectangle('Position',[90.625 -53.125 3.125 3.125], 'FaceColor',[0 0 0]);
rectangle('Position',[87.5 -56.25 3.125 3.125], 'FaceColor',[1 1 1]);
rectangle('Position',[90.625 -56.25 3.125 3.125], 'FaceColor',[0 0 0]);
rectangle('Position',[93.75 -59.375 3.125 3.125], 'FaceColor',[1 1 1]);
rectangle('Position',[96.875 -59.375 3.125 3.125], 'FaceColor',[0 0 0]);
rectangle('Position',[93.75 -62.5 3.125 3.125], 'FaceColor',[1 1 1]);
rectangle('Position',[96.875 -62.5 3.125 3.125], 'FaceColor',[0 0 0]);
rectangle('Position',[93.75 -65.625 3.125 3.125], 'FaceColor',[1 1 1]);
rectangle('Position',[96.875 -65.625 3.125 3.125], 'FaceColor',[0 0 0]);
rectangle('Position',[93.75 -68.75 3.125 3.125], 'FaceColor',[1 1 1]);
rectangle('Position',[96.875 -68.75 3.125 3.125], 'FaceColor',[0 0 0]);
rectangle('Position',[50 -78.125 3.125 3.125], 'FaceColor',[1 1 1]);
rectangle('Position',[53.125 -78.125 3.125 3.125], 'FaceColor',[0 0 0]);
rectangle('Position',[50 -81.25 3.125 3.125], 'FaceColor',[1 1 1]);
rectangle('Position',[53.125 -81.25 3.125 3.125], 'FaceColor',[0 0 0]);
rectangle('Position',[50 -84.375 3.125 3.125], 'FaceColor',[1 1 1]);
rectangle('Position',[53.125 -84.375 3.125 3.125], 'FaceColor',[0 0 0]);
rectangle('Position',[50 -87.5 3.125 3.125], 'FaceColor',[1 1 1]);
rectangle('Position',[53.125 -87.5 3.125 3.125], 'FaceColor',[0 0 0]);
rectangle('Position',[62.5 -84.375 3.125 3.125], 'FaceColor',[1 1 1]);
rectangle('Position',[65.625 -84.375 3.125 3.125], 'FaceColor',[1 1 1]);
rectangle('Position',[62.5 -87.5 3.125 3.125], 'FaceColor',[0 0 0]);
rectangle('Position',[65.625 -87.5 3.125 3.125], 'FaceColor',[0 0 0]);
rectangle('Position',[68.75 -84.375 3.125 3.125], 'FaceColor',[1 1 1]);
rectangle('Position',[71.875 -84.375 3.125 3.125], 'FaceColor',[1 1 1]);
rectangle('Position',[68.75 -87.5 3.125 3.125], 'FaceColor',[0 0 0]);
rectangle('Position',[71.875 -87.5 3.125 3.125], 'FaceColor',[1 1 1]);
rectangle('Position',[50 -90.625 3.125 3.125], 'FaceColor',[1 1 1]);
rectangle('Position',[53.125 -90.625 3.125 3.125], 'FaceColor',[0 0 0]);
rectangle('Position',[50 -93.75 3.125 3.125], 'FaceColor',[1 1 1]);
rectangle('Position',[53.125 -93.75 3.125 3.125], 'FaceColor',[0 0 0]);
rectangle('Position',[50 -96.875 3.125 3.125], 'FaceColor',[1 1 1]);
rectangle('Position',[53.125 -96.875 3.125 3.125], 'FaceColor',[0 0 0]);
rectangle('Position',[50 -100 3.125 3.125], 'FaceColor',[0 0 0]);
rectangle('Position',[53.125 -100 3.125 3.125], 'FaceColor',[0 0 0]);
rectangle('Position',[62.5 -96.875 3.125 3.125], 'FaceColor',[1 1 1]);
rectangle('Position',[65.625 -96.875 3.125 3.125], 'FaceColor',[1 1 1]);
rectangle('Position',[62.5 -100 3.125 3.125], 'FaceColor',[0 0 0]);
rectangle('Position',[65.625 -100 3.125 3.125], 'FaceColor',[0 0 0]);
rectangle('Position',[68.75 -96.875 3.125 3.125], 'FaceColor',[1 1 1]);
rectangle('Position',[71.875 -96.875 3.125 3.125], 'FaceColor',[1 1 1]);
rectangle('Position',[68.75 -100 3.125 3.125], 'FaceColor',[0 0 0]);
rectangle('Position',[71.875 -100 3.125 3.125], 'FaceColor',[0 0 0]);
rectangle('Position',[75 -78.125 3.125 3.125], 'FaceColor',[0 0 0]);
rectangle('Position',[78.125 -78.125 3.125 3.125], 'FaceColor',[0 0 0]);
rectangle('Position',[75 -81.25 3.125 3.125], 'FaceColor',[1 1 1]);
rectangle('Position',[78.125 -81.25 3.125 3.125], 'FaceColor',[1 1 1]);
rectangle('Position',[87.5 -78.125 3.125 3.125], 'FaceColor',[0 0 0]);
rectangle('Position',[90.625 -78.125 3.125 3.125], 'FaceColor',[0 0 0]);
rectangle('Position',[87.5 -81.25 3.125 3.125], 'FaceColor',[1 1 1]);
rectangle('Position',[90.625 -81.25 3.125 3.125], 'FaceColor',[1 1 1]);
rectangle('Position',[93.75 -78.125 3.125 3.125], 'FaceColor',[0 0 0]);
rectangle('Position',[96.875 -78.125 3.125 3.125], 'FaceColor',[0 0 0]);
rectangle('Position',[93.75 -81.25 3.125 3.125], 'FaceColor',[1 1 1]);
rectangle('Position',[96.875 -81.25 3.125 3.125], 'FaceColor',[0 0 0]);
rectangle('Position',[93.75 -84.375 3.125 3.125], 'FaceColor',[1 1 1]);
rectangle('Position',[96.875 -84.375 3.125 3.125], 'FaceColor',[0 0 0]);
rectangle('Position',[93.75 -87.5 3.125 3.125], 'FaceColor',[1 1 1]);
rectangle('Position',[96.875 -87.5 3.125 3.125], 'FaceColor',[0 0 0]);
rectangle('Position',[81.25 -90.625 3.125 3.125], 'FaceColor',[0 0 0]);
rectangle('Position',[84.375 -90.625 3.125 3.125], 'FaceColor',[0 0 0]);
rectangle('Position',[81.25 -93.75 3.125 3.125], 'FaceColor',[1 1 1]);
rectangle('Position',[84.375 -93.75 3.125 3.125], 'FaceColor',[1 1 1]);
rectangle('Position',[75 -96.875 3.125 3.125], 'FaceColor',[1 1 1]);
rectangle('Position',[78.125 -96.875 3.125 3.125], 'FaceColor',[1 1 1]);
rectangle('Position',[75 -100 3.125 3.125], 'FaceColor',[0 0 0]);
rectangle('Position',[78.125 -100 3.125 3.125], 'FaceColor',[0 0 0]);
rectangle('Position',[81.25 -96.875 3.125 3.125], 'FaceColor',[1 1 1]);
rectangle('Position',[84.375 -96.875 3.125 3.125], 'FaceColor',[1 1 1]);
rectangle('Position',[81.25 -100 3.125 3.125], 'FaceColor',[0 0 0]);
rectangle('Position',[84.375 -100 3.125 3.125], 'FaceColor',[0 0 0]);
rectangle('Position',[93.75 -90.625 3.125 3.125], 'FaceColor',[1 1 1]);
rectangle('Position',[96.875 -90.625 3.125 3.125], 'FaceColor',[0 0 0]);
rectangle('Position',[93.75 -93.75 3.125 3.125], 'FaceColor',[1 1 1]);
rectangle('Position',[96.875 -93.75 3.125 3.125], 'FaceColor',[0 0 0]);
rectangle('Position',[87.5 -96.875 3.125 3.125], 'FaceColor',[1 1 1]);
rectangle('Position',[90.625 -96.875 3.125 3.125], 'FaceColor',[1 1 1]);
rectangle('Position',[87.5 -100 3.125 3.125], 'FaceColor',[0 0 0]);
rectangle('Position',[90.625 -100 3.125 3.125], 'FaceColor',[0 0 0]);
rectangle('Position',[93.75 -96.875 3.125 3.125], 'FaceColor',[1 1 1]);
rectangle('Position',[96.875 -96.875 3.125 3.125], 'FaceColor',[0 0 0]);
rectangle('Position',[93.75 -100 3.125 3.125], 'FaceColor',[0 0 0]);
rectangle('Position',[96.875 -100 3.125 3.125], 'FaceColor',[0 0 0]);
X=[93.3333,93.3333,84.375,84.375,81.25,75,75,68.75,50,50,50,43.75,43.75,25,25,25,18.75,15.625,12.5,9.375,9.375,9.375,12.5,12.5,12.5,12.5,12.5,9.375,9.375,12.5,6.66667];
Y=[-93.3333,-93.3333,-90.625,-90.625,-87.5,-84.375,-84.375,-75,-62.5,-62.5,-62.5,-56.25,-56.25,-43.75,-43.75,-43.75,-46.875,-50,-53.125,-56.25,-59.375,-62.5,-62.5,-68.75,-71.875,-75,-81.25,-84.375,-87.5,-93.75,-93.3333];
hold on;
plot(X,Y,'r');
legend('316.346','Location','southoutside');
